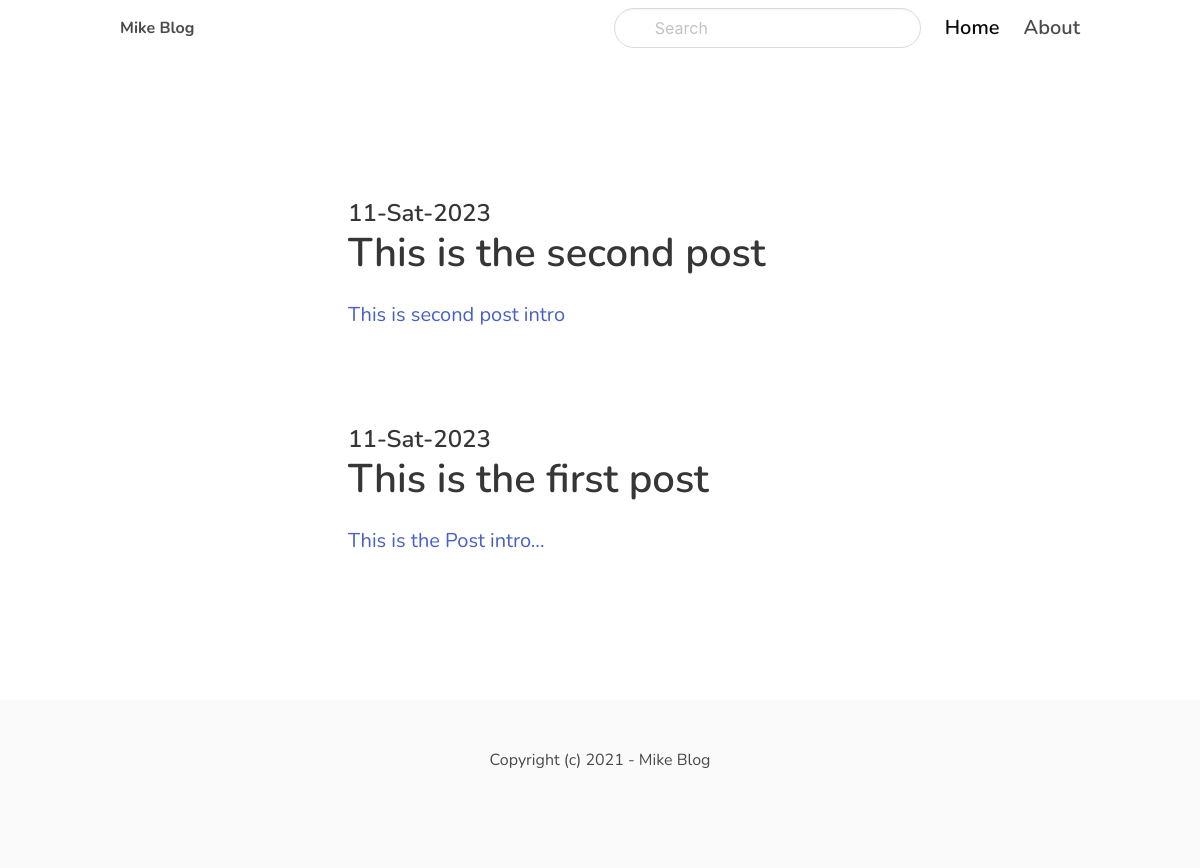
/django/, run on the app's committed database.
### blog/models.py (models this page shows, shortened)
class Post(models.Model):
	ACTIVE = 'active'
	DRAFT = 'draft'
	CHOICES_STATUS = (
		(ACTIVE, 'Active'),
		(DRAFT, 'Draft')
	)
	category = models.ForeignKey(Category, related_name='posts', on_delete=models.CASCADE)
	title = models.CharField(max_length=255)
	slug = models.SlugField()
	intro = models.TextField()
	body = RichTextField(blank=True, null=True)
	created_date = models.DateTimeField(auto_now_add=True)
	status = models.CharField(max_length=10, choices=CHOICES_STATUS, default=ACTIVE)
	image = models.ImageField(upload_to='uploads/', null=True, blank=True)
	class Meta:
		ordering = ('-created_date',)

### blog/views.py (the view)
# urls.py: path('<slug:slug>/', views.category, name='category_detail'),
def category(request, slug):
	category = get_object_or_404(Category, slug=slug)
	posts = category.posts.filter(status=Post.ACTIVE)
	return render(request, 'blog/category.html', {'category': category, 'posts': posts})

### blog/templates/blog/category.html (shortened to what this page needs)
{% extends 'core/base.html' %}
{% block content %}
  	<section class="hero ">
    	<div class="hero-body">
      		<div class="container">
      			{% for post in posts %}
				<section class="section">
			        <div class="columns">
			            <div class="column is-8 is-offset-2">
			              	<div class="content is-medium">
			              		<a href="{% url 'post_detail' post.category.slug post.slug %}">
					                <h2 class="subtitle is-4">{{ post.created_date|date:'m-D-Y'}}</h2>
					                <h1 class="title">{{ post.title }}</h1>
					                <p>{{ post.intro }}</p>
				            	</a>
			             	</div>
						</div>
			        </div>
				</section>
				{% empty %}
					<div class="content">
			            <p>There is no post in this category</p>
			        </div>
				{% endfor %}
	      	</div>
    	</div>
  	</section>
{% endblock %}

### core/templates/core/base.html (style rules this page uses)
body { font-family: 'Nunito', sans-serif; }

### data on the page
Post: created_date "11-Sat-2023", title "This is the second post", intro "This is second post intro"
Post: created_date "11-Sat-2023", title "This is the first post", intro "This is the Post intro..."
